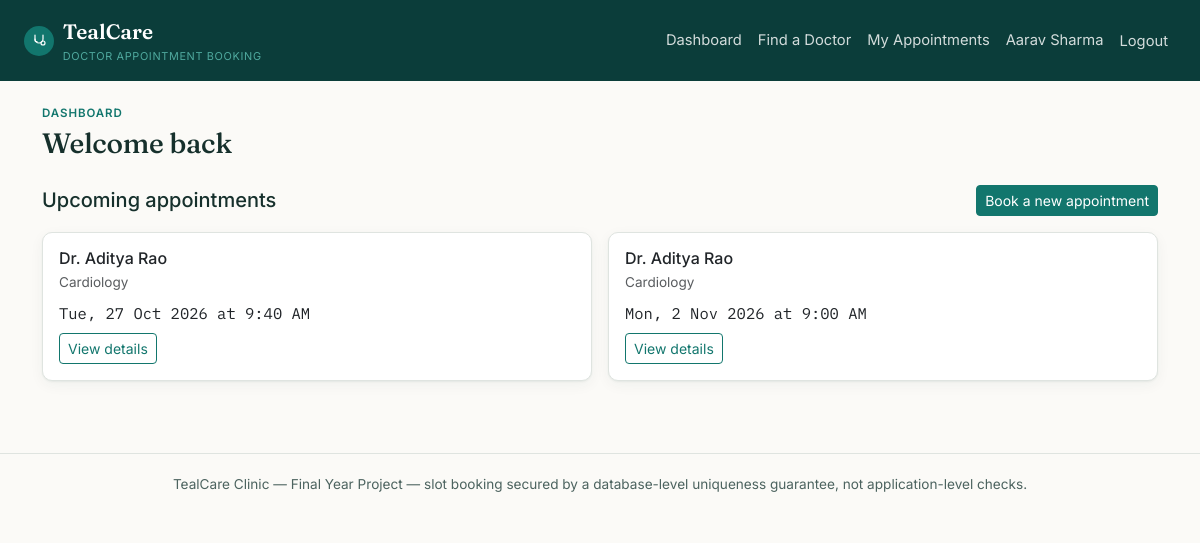
The app's page /patient/dashboard (signed in) with its own data.
### tables this page shows
CREATE TABLE users (
    id INT AUTO_INCREMENT PRIMARY KEY,
    role ENUM('admin','doctor','patient') NOT NULL,
    name VARCHAR(150) NOT NULL,
    email VARCHAR(190) NOT NULL UNIQUE,
    password_hash VARCHAR(255) NOT NULL,
    phone VARCHAR(20) NULL,
     
    staff_code VARCHAR(20) NULL UNIQUE,
     
     
    status ENUM('active','suspended') NOT NULL DEFAULT 'active',
    reset_token VARCHAR(64) NULL,
    reset_token_expires_at DATETIME NULL,
    created_at TIMESTAMP NOT NULL DEFAULT CURRENT_TIMESTAMP
);

CREATE TABLE appointments (
    id INT AUTO_INCREMENT PRIMARY KEY,
    patient_id INT NOT NULL,
    doctor_id INT NOT NULL,
     
     
    reservation_id INT NULL,
    appointment_date DATE NOT NULL,
    start_time TIME NOT NULL,
    end_time TIME NOT NULL,
    status ENUM('booked','completed','cancelled','no_show') NOT NULL DEFAULT 'booked',
    notes TEXT NULL,
    cancelled_by VARCHAR(20) NULL,
     
     
    is_stress_test TINYINT(1) NOT NULL DEFAULT 0,
    created_at TIMESTAMP NOT NULL DEFAULT CURRENT_TIMESTAMP,
    updated_at TIMESTAMP NOT NULL DEFAULT CURRENT_TIMESTAMP ON UPDATE CURRENT_TIMESTAMP,
    FOREIGN KEY (patient_id) REFERENCES users(id),
    FOREIGN KEY (doctor_id) REFERENCES doctors(id),
    FOREIGN KEY (reservation_id) REFERENCES slot_reservations(id) ON DELETE SET NULL,
    INDEX idx_doctor_date (doctor_id, appointment_date),
    INDEX idx_patient (patient_id)
);

CREATE TABLE specializations (
    id INT AUTO_INCREMENT PRIMARY KEY,
    name VARCHAR(100) NOT NULL UNIQUE,
    description VARCHAR(255) NULL
);

### app/views/patient/dashboard.php (the view, shortened to what the rows shown need)
<p class="eyebrow mb-1">Dashboard</p>
<h1 class="h3 mb-4">Welcome back</h1>
<div class="d-flex justify-content-between align-items-center mb-3">
    <h5 class="mb-0">Upcoming appointments</h5>
    <a href="<?= Router::url('/patient/doctors') ?>" class="btn btn-tc btn-sm">Book a new appointment</a>
</div>
<?php if (empty($upcoming)): ?>
    <div class="card card-tc"><div class="card-body text-center text-muted py-5">
        No upcoming appointments yet. <a href="<?= Router::url('/patient/doctors') ?>">Find a doctor &rarr;</a>
    </div></div>
<?php else: ?>
    <div class="row g-3">
        <?php foreach ($upcoming as $a): ?>
            <div class="col-md-6">
                <div class="card card-tc h-100">
                    <div class="card-body">
                        <h6 class="mb-1"><?= htmlspecialchars($a['doctor_name'], ENT_QUOTES) ?></h6>
                        <p class="text-muted small mb-2"><?= htmlspecialchars($a['specialization_name'], ENT_QUOTES) ?></p>
                        <p class="mb-2 mono"><?= date('D, j M Y', strtotime($a['appointment_date'])) ?> at <?= date('g:i A', strtotime($a['start_time'])) ?></p>
                        <a href="<?= Router::url('/patient/appointments/' . $a['id'] . '/confirmation') ?>" class="btn btn-sm btn-outline-tc">View details</a>
                    </div>
                </div>
            </div>
        <?php endforeach; ?>
    </div>
<?php endif; ?>

### core/Router.php (shortened to what the rows shown need)
<?php
class Router
{
    private array $routes = ['GET' => [], 'POST' => []];
    private static string $basePath = '';
    public static function setBasePath(string $path): void
    {
        self::$basePath = rtrim($path, '/');
    }
    public static function url(string $path = ''): string
    {
        return self::$basePath . $path;
    }
    public function get(string $pattern, array $handler): void
    {
        $this->routes['GET'][$pattern] = $handler;
    }
    public function post(string $pattern, array $handler): void
    {
        $this->routes['POST'][$pattern] = $handler;
    }
    public function dispatch(string $method, string $uri): void
    {
        $path = parse_url($uri, PHP_URL_PATH) ?? '/';
        $path = rtrim($path, '/');
        foreach ($this->routes[$method] ?? [] as $pattern => $handler) {
            $params = $this->match($pattern, $path);
            if ($params !== null) {
                [$controllerClass, $action] = $handler;
                $controller = new $controllerClass();
                call_user_func_array([$controller, $action], $params);
                return;
            }
        }
    }
    private function match(string $pattern, string $path): ?array
    {
        $regex = preg_replace('#\{[a-zA-Z_]+\}#', '([^/]+)', $pattern);
        $regex = rtrim($regex, '/');
        if ($regex === '') {
            $regex = '/';
        }
        if (!preg_match('#^' . $regex . '$#', $path, $matches)) {
            return null;
        }
        array_shift($matches);
        return $matches;
    }
}

### app/views/partials/header.php (shortened to what the rows shown need)
<?php
$currentUser = Auth::user();
?>
<!doctype html>
<html lang="en">
<head>
    <link href="https://cdn.jsdelivr.net/npm/bootstrap@5.3.3/dist/css/bootstrap.min.css" rel="stylesheet">
    <link href="<?= Router::url('/assets/css/style.css') ?>" rel="stylesheet">
</head>
<body>
<nav class="navbar navbar-expand-lg navbar-tc">
    <div class="container-fluid px-3 px-lg-4">
        <a class="navbar-brand" href="<?= Router::url($currentUser ? \App\Controllers\AuthController::roleHome($currentUser['role']) : '/login') ?>">
            <span class="brand-mark">
            </span>
            <span>TealCare<small>Doctor Appointment Booking</small></span>
        </a>
        <div class="collapse navbar-collapse" id="navMain">
            <ul class="navbar-nav ms-auto align-items-lg-center">
                <?php if ($currentUser && $currentUser['role'] === 'admin'): ?>
                    <li class="nav-item"><a class="nav-link" href="<?= Router::url('/admin/dashboard') ?>">Dashboard</a></li>
                    <li class="nav-item"><a class="nav-link" href="<?= Router::url('/admin/doctors') ?>">Doctors</a></li>
                    <li class="nav-item"><a class="nav-link" href="<?= Router::url('/admin/specializations') ?>">Specializations</a></li>
                    <li class="nav-item"><a class="nav-link" href="<?= Router::url('/admin/board') ?>">Today's Board</a></li>
                    <li class="nav-item"><a class="nav-link" href="<?= Router::url('/admin/appointments') ?>">Appointments</a></li>
                    <li class="nav-item"><a class="nav-link" href="<?= Router::url('/admin/patients') ?>">Patients</a></li>
                    <li class="nav-item"><a class="nav-link" href="<?= Router::url('/admin/stress-test') ?>">Stress Test</a></li>
                    <li class="nav-item"><a class="nav-link" href="<?= Router::url('/admin/audit-log') ?>">Audit &amp; Reports</a></li>
                <?php elseif ($currentUser): ?>
                    <li class="nav-item"><a class="nav-link" href="<?= Router::url('/patient/dashboard') ?>">Dashboard</a></li>
                    <li class="nav-item"><a class="nav-link" href="<?= Router::url('/patient/doctors') ?>">Find a Doctor</a></li>
                    <li class="nav-item"><a class="nav-link" href="<?= Router::url('/patient/appointments') ?>">My Appointments</a></li>
                <?php endif; ?>
                <?php if ($currentUser): ?>
                    <li class="nav-item"><a class="nav-link" href="<?= Router::url('/account') ?>"><?= htmlspecialchars($currentUser['name'], ENT_QUOTES) ?></a></li>
                    <li class="nav-item">
                        <form method="post" action="<?= Router::url('/logout') ?>" class="d-inline">
                            <button type="submit" class="btn btn-link nav-link" style="border:0;">Logout</button>
                        </form>
                    </li>
                <?php else: ?>
                    <li class="nav-item"><a class="nav-link" href="<?= Router::url('/login') ?>">Login</a></li>
                    <li class="nav-item"><a class="nav-link" href="<?= Router::url('/register') ?>">Register</a></li>
                <?php endif; ?>
            </ul>
        </div>
    </div>
</nav>
<div class="container py-4">

### records on screen
users: name "Aarav Sharma"
appointments: users.name "Dr. Aditya Rao", specializations.name "Cardiology", appointment_date "Tue, 27 Oct 2026", start_time "9:40 AM"
appointments: users.name "Dr. Aditya Rao", specializations.name "Cardiology", appointment_date "Mon, 2 Nov 2026", start_time "9:00 AM"
